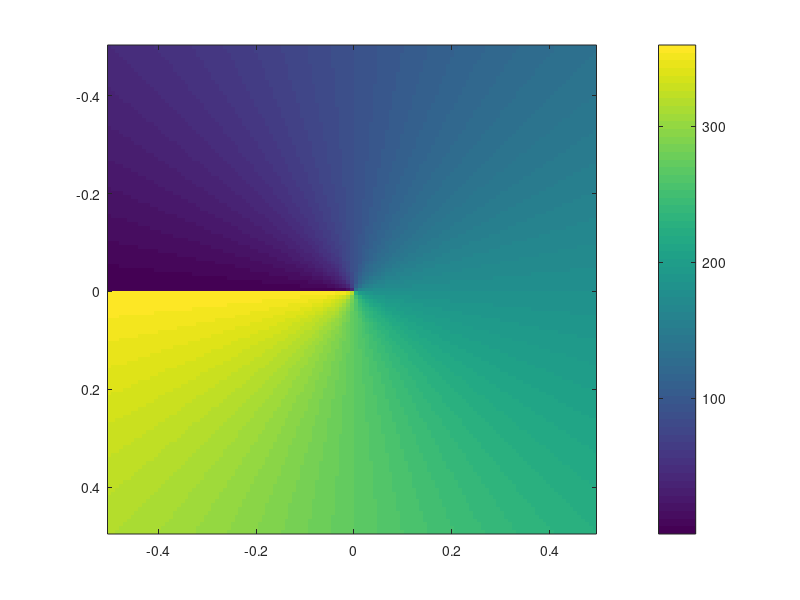
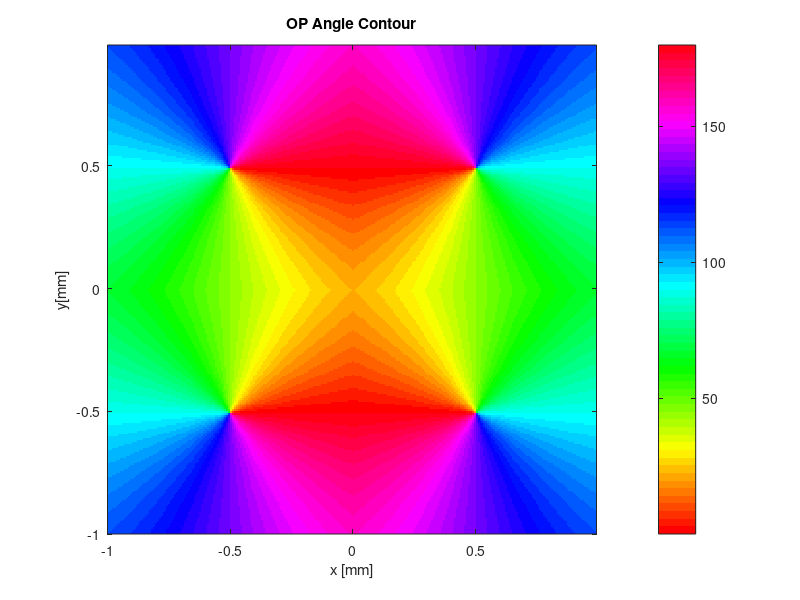
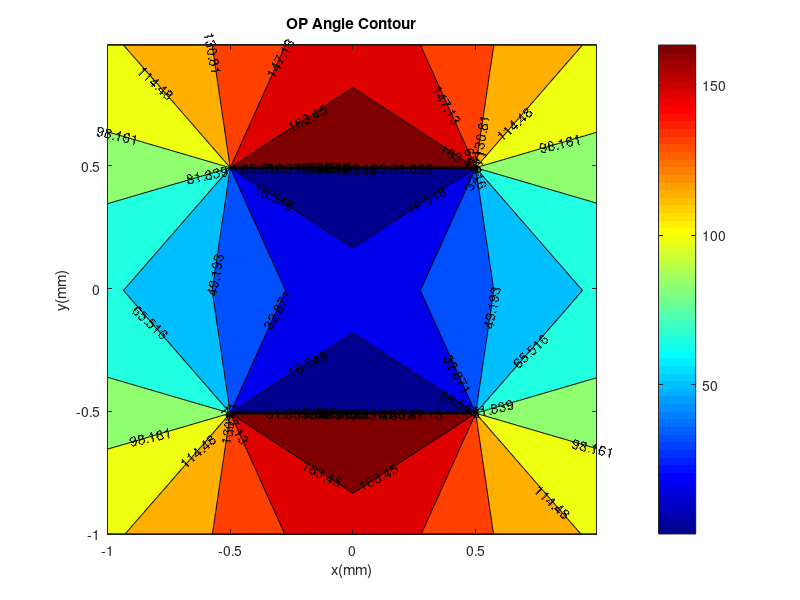
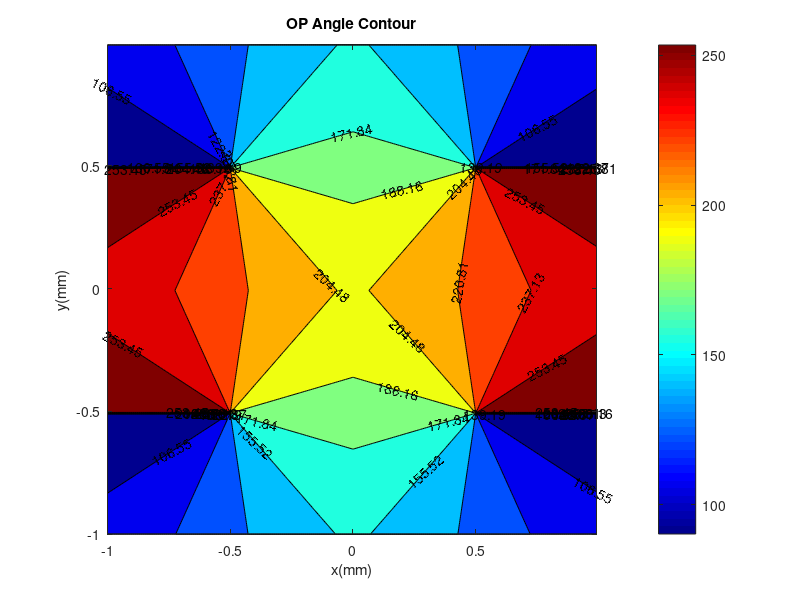

These charts were generated, in order, by the following MATLAB code: (Note: this script raises an error after producing the figures.)
N=127; %number of points of one pinwheel
% delta_x=1/N;
%sample points range from [0 to 1-delta_x]
%{
pinwheel location
--------------------------
          y axis
            ^
 --  -   |  |  |   +   --
            |
------------|-------------> x axix
            |
 --  +   |  |  |   -   --   

---------------------------
'-' sign stands for clockwise rotation
'+' sign stands for counter clockwise rotation

%}
%==========================================================================
% STEP 1: Compute the right-top pinwheel matrix
% By taking the tangent of each coordinates
%==========================================================================
X_rt=(0:1/(N):1-(1/N));
Y_rt=(0:1/(N):1-(1/N));
% shift the coordinats for taking the tangent,
%let the pinwheel center be @ (0,0).
Xc=X_rt-0.5;  
Yc=fliplr((Y_rt-0.5));
% initialize the right-top pinwheel matrix
%assign each coordinate a theta value
[X Y]= meshgrid(Xc,Yc);
A_rt=(atan2d(Y,X)+180);
figure;
imagesc(Xc,Yc,A_rt);
colorbar;
axis square;

%==========================================================================
% SETP 2: Compute the left-top pinwheel matrix
% flip the right-top pinwheel matrix along the y axis 
%==========================================================================
size_rt=size(A_rt);
col=ones(size_rt(1),1).*0.5;
y_value=Yc';
right_most_col=atan2d(y_value,col)+180;
temp_A_lt=[A_rt right_most_col];
A_lt=fliplr(temp_A_lt);
size_lt=size(A_lt);
% dicard the left-most column to avoid repetition of the y-axis when
% fliping
A_lt=A_lt(1:size_lt(1),1:(size_lt(2)-1)); 

%==========================================================================
%STEP 3: compute the left-bottom pinwheel matrix
% flip the left-top pinwheel matrix along the x-axis
%==========================================================================
row=ones(1,size_rt(2)+1).*0.5;
x_value=[Xc 0.5];
top_extra_row=atan2d(row,x_value)+180;
temp_A_lb=fliplr([top_extra_row; temp_A_lt]);
size_lb=size(temp_A_lb);
A_lb=flipud(temp_A_lb);
% dicard the top-most row to avoid repetition of the x-axis when
% fliping
A_lb=A_lb(2:size_lb(1),1:size_lb(2)-1);

%==========================================================================
%Step 4: Compute the right-bottom pinwheel matrix
%flip the right-top pinwheel matrix alone x-axis
%==========================================================================
row_rb=ones(1,size_rt(2)).*0.5;
x_value_rb=[Xc];
top_extra_row_rb=atan2d(row_rb,x_value_rb)+180;
temp_A_rb=flipud([top_extra_row_rb; A_rt]);
size_rb= size(temp_A_rb);
% dicard the top-most row to avoid repetition of the x-axis when
% fliping
A_rb=temp_A_rb(2:size_rb(1),1:size_rb(2));
%==========================================================================
%Step 5: construct the matrix of the whole unit cell
%By concatenating the left-top,right-top,left-bottom, right-bottom pinwheel
%matrix
%==========================================================================
theta_left=vertcat(A_lt,A_lb);
theta_right=vertcat(A_rt,A_rb);
theta=horzcat(theta_left,theta_right);

%==========================================================================
%Plot the unit cell
%==========================================================================
%{
total_size=size(theta);
phi=zeros(total_size);
m=1;
for k=total_size(1):-1:1
phi(m,:)=0.5*theta(k,:);
m=m+1;
end
%}
phi=theta.*0.5;
X_plot=[((X_rt)-1) X_rt];
Y_plot=[(Y_rt-1) Y_rt];
figure;imagesc(X_plot,Y_plot,phi);
colormap('hsv')
axis square;
xlabel('x [mm]')
ylabel('y[mm]')
set(gca, 'YDir', 'normal');
title('OP Angle Contour')
colorbar();
xlim([-1.0, 0.992125984251969]);
ylim([-1.0, 0.992125984251969]);
figure;
contourf(X_plot,Y_plot,phi,'showtext','on');
colormap('jet');
xlabel('x(mm)');
ylabel('y(mm)');
title('OP Angle Contour')
axis square;
colorbar;
%========================================================================
% let psi(x,y) be a continus function, and phi(x,y) =psi(x,y)mod(pi),
% i.e. psi(5pi/4)=phi(pi/4)
% making psi continus can avoid discontinuty in b(x,y)
%(i.e. a postive to negative jump from cos(0) to cos(pi), ) and hence high 
% frequency part in FFT.
% tangent is \pi periodic,i.e. tan(pi/4)=tan(pi+pi/4),
% adding \pi to half of the pinwheel for calculating a(x,y) and b(x,y),
% won't change the resulting orientation preference.
% i.e. tan(phi)=tan(phi+\pi)=sin(phi+\pi)/cos(phi+\pi);
% step 1: adding \pi to the bottom half of top row pinwheel, 
% step 2: adding \pi to the top half of the bottom row of hte pinwheel.

size_phi=size(phi);
row_idx_st=ceil(size_phi(1)/4);
row_idx_end=(size_phi(1)-row_idx_st);
psi=phi(:,:);
psi(row_idx_st:row_idx_end,:)=psi(row_idx_st:row_idx_end,:)+180;

figure;
contourf(X_plot,Y_plot,psi,'showtext','on');
colormap('jet');
xlabel('x(mm)');
ylabel('y(mm)');
title('OP Angle Contour')
axis square;
colorbar;
%==========================================================================
% partial direvative d/dx detects the vertical bar, 
% d/dy detects the horizontal bar.
% Op angle can also be dexcribed as : Phi(x,y)= a(x,y)d/dx +b(x,y)d/dy
% 1) find the matrix of A(x.y) and B(x,y)  
% 2) perform 2D Discrete fourier transform on Ax and Bx
% 3) truncate Ax, Bx with first few terms that has large magnitude
% 4) perform idft on truncated Ax,Bx
%==========================================================================
%find Ax,Bx from orientation angle theta.
%Ax=sqrt(0.5*(1-cos(deg2rad(theta))));
%Bx=sqrt(0.5*(1+cos(deg2rad(theta))));
Ax=sin(deg2rad(psi));
Bx=cos(deg2rad(psi));
figure;imagesc(X_plot,Y_plot,Ax);
axis square;
colormap('jet');
xlabel('x [mm]')
ylabel('y[mm]')
set(gca, 'YDir', 'normal');
title('Contour plot of Ax');
set(gca,'Box','off');   
axesPosition = get(gca,'Position');        
hNewAxes = axes('Position',axesPosition,...
                'Color','none',...          
                'YLim',[0 253],...           
                'XLim',[0 253],...  
                'XAxisLocation','top',...
                'YAxisLocation','right',... 
                'Box','off');               
ylabel(hNewAxes,'Sample index in Y Direction');
xlabel(hNewAxes,'Sample index in X Direction');
colorbar;
figure;imagesc(X_plot,Y_plot,Bx);
colormap('jet')
xlabel('x [mm]')
ylabel('y[mm]')
set(gca, 'YDir', 'normal');
title('Contour plot of Bx');
xlim([-1.0, 0.992125984251969]);
ylim([-1.0, 0.992125984251969]);
axis square;
colorbar;
set(gca,'Box','off');  
axesPosition = get(gca,'Position');        
hNewAxes = axes('Position',axesPosition,...
                'Color','none',...          
                'YLim',[0 253],...            
                'XLim',[0 253],...  
                'XAxisLocation','top',...
                'YAxisLocation','right',...  
                'Box','off');               
ylabel(hNewAxes,'Sample index in Y Direction');
xlabel(hNewAxes,'Sample index in X Direction');
axis square;

%2d dft on Ax, Bx
dft_Ax=mydft(Ax);
dft_Bx=mydft(Bx);
%magnitude of dft_Ax,dft_Bx
mag_Ax =abs(dft_Ax);
mag_Bx=abs(dft_Bx);
%plot the magnitude of dft_Ax, and dft_Bx 
size_dft=size(dft_Ax);
Fx=((1-(size_dft(1)+1)/2):1:(size_dft(1)-((size_dft(1)+1)/2)));
Fy=(size_dft(1)-((size_dft(1)+1)/2)):-1:((1-(size_dft(1)+1)/2));
figure, 
imagesc(Fx,Fy,fftshift(mag_Ax)); 
title('Magnitude of DFT of a(x,y)'); 
axis square;
axis([-20 20 -20 20]);
xlabel('Kx(mm^-^1)');
ylabel('Ky(mm^-^1)');
colormap('pink');
colorbar;
figure,
imagesc(Fx,Fy,fftshift(mag_Bx));
title('Magnitude of DFT of b(x,y)'); 
axis square;
axis([-20 20 -20 20]);
xlabel('Kx(mm^-^1)');
ylabel('Ky(mm^-^1');
colormap('pink');
colorbar;

%truncate Ax, Bx with the first few terms
filter=zeros(size_dft);
f_row_sp=((size_dft(1))/2+1)-9;
f_row_ep=((size_dft(1))/2+1)+9;
f_col_sp=((size_dft(2))/2+1)-3;
f_col_ep=((size_dft(2))/2+1)+3;
filter(f_row_sp:f_row_ep,f_col_sp:f_col_ep)=ones(19,7);
filter_Ax=(fftshift(dft_Ax)).*filter;
filter_Bx=(fftshift(dft_Bx)).*filter;
figure, 
imagesc(Fx,Fy,abs(filter_Ax)); 
axis square;
axis([-20 20 -20 20]);
xlabel('Kx(mm^-^1)');
ylabel('Ky(mm^-^1)');
colormap('pink');
colorbar;
title('Filtered DFT of a(x,y)'); 
figure, 
imagesc(Fx,Fy,abs(filter_Bx)); 
axis square;
axis([-20 20 -20 20]);
xlabel('Kx(mm^-^1)');
ylabel('Ky(mm^-^1)');
colormap('pink');
title('Filtered DFT of b(x,y)'); 
colorbar;
%idft transform back to spacial domain
filter_Ax=ifft2(ifftshift(filter_Ax));
filter_Bx=ifft2(ifftshift(filter_Bx));
filter_angle=atan2d(real(filter_Ax),real(filter_Bx));
filter_angle_pi=abs(filter_angle);

% plot the Op angle after filtering
s=size(filter_angle_pi);
fa_plot=zeros(s);
m=1;
for k=s(1):-1:1
fa_plot(m,:)=filter_angle_pi(k,:);
m=m+1;
end
figure;
contourf(X_plot,Y_plot,real(fa_plot),'showtext','on');
colormap('jet');
title('Reconstructed OP angle Plot');
axis square;
xlabel('x(mm)');
ylabel('y(mm)');
colorbar;
figure;imagesc(X_plot,Y_plot,real(fa_plot));
colormap('hsv')
axis square;
xlabel('x [mm]')
ylabel('y[mm]')
set(gca, 'YDir', 'normal');
title('Reconstructed OP angle Plot');
colorbar();

